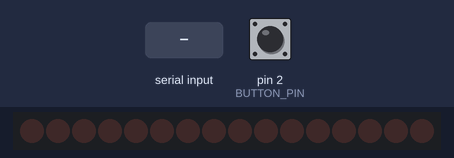
This sketch was run on a simulated Arduino Uno, built with avr-gcc and run on an emulated ATmega328P. On the bench: 16 shift-register outputs drawn as a row of LEDs (first output left, lit = HIGH). Wiring (inferred from the names in the program): 2 × shift register (74HC595): data pin 8; shift clock pin 9; latch pin 10. Wiring (inferred from the signals the program sends): row of LEDs: on Q0, Q1, Q2, Q3, Q4, Q5, Q6, Q7, Q8, Q9, Q10, Q11, Q12, Q13, Q14, Q15. Inputs (shaded band) come from the test bench; at power-on: pin 2 (BUTTON_PIN) HIGH.

Above: at 1.2 s.
1.3 s: "R90\n" received over Serial
At 1.8 s:
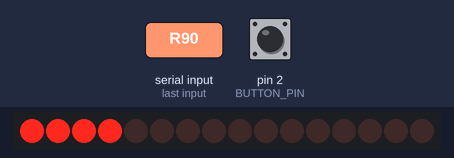
2.8 s: "Y90\n" received over Serial
At 4.0 s:
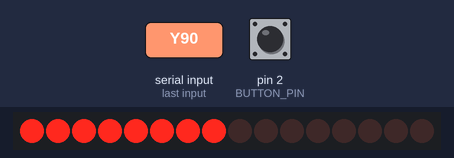
4.3 s: "R,45\n" received over Serial
At 5.3 s:
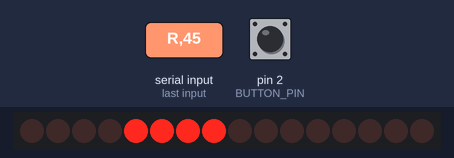
5.8 s: "G90\n" received over Serial
At 6.4 s:
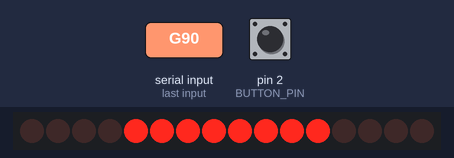
7.3 s: "Y,45\n" received over Serial
At 7.6 s:
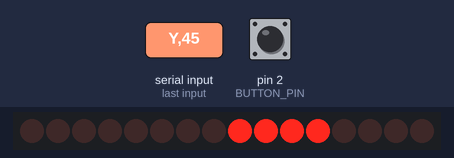
8.8 s: "B90\n" received over Serial
At 9.9 s:
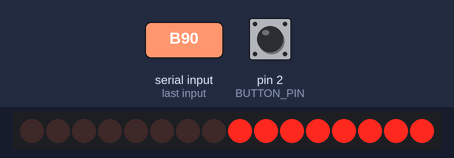
Timing chart, 0 to 11.3 s (numbered marks = the images above; inputs shaded):
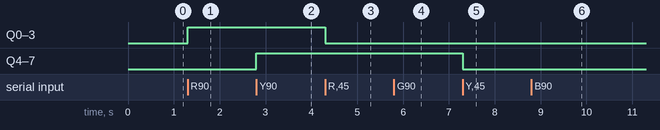

The sketch:

arduino_led_muti.ino
```cpp
const int DATA_PIN  = 8;
const int CLOCK_PIN = 9;
const int LATCH_PIN = 10;
const int BUTTON_PIN = 2;

volatile bool mic_request=false;

uint16_t led_state = 0;

void setup()
{
    pinMode(DATA_PIN,OUTPUT);
    pinMode(CLOCK_PIN,OUTPUT);
    pinMode(LATCH_PIN,OUTPUT);
    pinMode(BUTTON_PIN,INPUT_PULLUP);
    attachInterrupt(
// Register an interrupt handler that executes
// buttonISR() when BUTTON_PIN transitions
// from HIGH to LOW.
    digitalPinToInterrupt(
        BUTTON_PIN
    ),

    buttonISR,

    FALLING
);


    Serial.begin(115200);

    update595();
}

void loop()
{
    /*
       interrupt event

       button pressed

       send MIC event
    */

    if(mic_request)
    {
        mic_request=false;

        Serial.println(
            "MIC"
        );
    }
    /*
       serial LED command
    */
    if(Serial.available())
    {
        String cmd=
        Serial.readStringUntil('\n');

        cmd.trim();

        parseCommand(cmd);
    }
}

void buttonISR()
{
    mic_request=true;
}

void parseCommand(String cmd)
{
    // =====================
    // CLEAR ALL LEDS
    // =====================
    if(cmd=="C")
    {
        led_state=0;
        update595();
        return;
        }
    if(cmd.length()<2)
        return;

    char color=
    toupper(cmd.charAt(0));

    int level=
    cmd.substring(1).toInt();

    if(level<0)
        level=0;

    if(level>4)
        level=4;

    clearGroup(color);

    setGroup(color,level);

    update595();
}

void clearGroup(char color)
{
    int start=
    groupStart(color);

    if(start<0)
        return;
/*
Turn off the target LED bit without affecting other bits
start = 4 ；i =2 Note: one parameters color to clear this level
1<<(start+i) == i<<6 == 1000000
~1<<(start+i) == 1111111110111111
led_state = 0000000000000000
led_state & ~1<<(start+i) == 0000000000000000
*/
    for(int i=0;i<4;i++)
    {
        led_state &=
        ~(1<<(start+i));
    }
}
/*
Turn on LEDs from the beginning of a color group
according to the requested level. Note: two parameters color and level
start = 4 ；i =2
1<<(start+i) == i<<6 == 0000000001000000
led_state = 0000000000000000
led_state || 1<<(start+i) == 0000000001000000

start = 4 ；i =0
jump out of the loop "for(int i=0;i<level;i++)"------all light is still shutdown
*/
void setGroup(char color,int level)
{
    int start=
    groupStart(color);

    if(start<0)
        return;

    for(int i=0;i<level;i++)
    {
        led_state |=
        (1<<(start+i));
    }
}

// Return the starting bit position of a color group
// used for mapping LEDs inside led_state.
int groupStart(char color)
{
    switch(color)
    {
        case 'R':

            return 0;

        case 'Y':

            return 4;

        case 'G':

            return 8;

        case 'B':

            return 12;

        default:

            return -1;
    }
}

void update595()
{
    digitalWrite(
        LATCH_PIN,
        LOW
    );

    shiftOut(
        DATA_PIN,
        CLOCK_PIN,
        MSBFIRST,
        highByte(led_state)
    );

    shiftOut(
        DATA_PIN,
        CLOCK_PIN,
        MSBFIRST,
        lowByte(led_state)
    );

    digitalWrite(
        LATCH_PIN,
        HIGH
    );
}
```

Measured:
- after the input at 1.3 s, Q0–3: LOW → HIGH at once
- after the input at 2.8 s, Q4–7: LOW → HIGH at once
- after the input at 4.3 s, Q0–3: HIGH → LOW at once
- after the input at 7.3 s, Q4–7: HIGH → LOW at once
